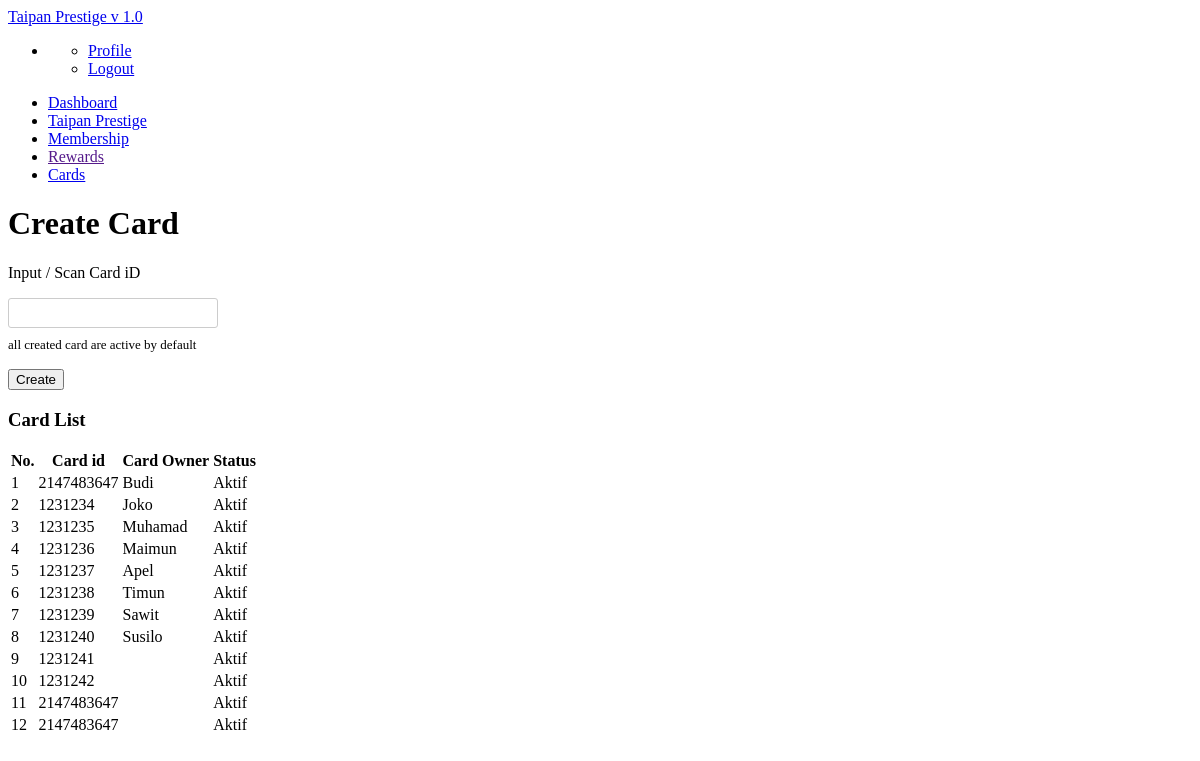
Before: /active.php with the older database file.
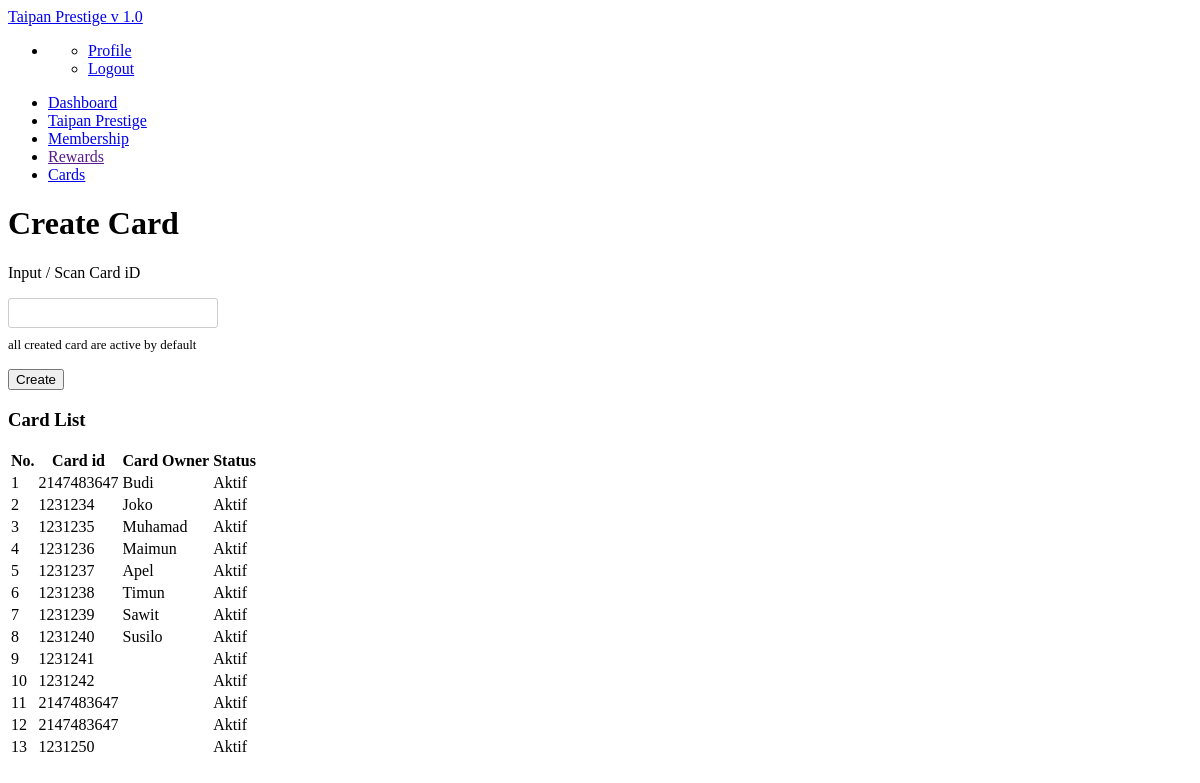
After: the same page with the newer database file.
### tables this page shows
CREATE TABLE IF NOT EXISTS `card` (
`id` int(11) NOT NULL,
  `card_id` int(11) NOT NULL,
  `card_owner` varchar(255) NOT NULL,
  `status` int(11) NOT NULL
);

### active.php (the view, shortened to what this page needs)
<?php
echo '
<head>
<style>
input{
  display: inline-block;
  width: 210px;
  height: 30px;
  padding: 4px;
  margin-bottom: 9px;
  font-size: 15px;
  line-height: 18px;
  color: #555555;
  border: 1px solid #cccccc;
  -webkit-border-radius: 3px;
  -moz-border-radius: 3px;
  border-radius: 3px;
}
</style>
</head>';
include "nav.php";
echo '
<div class="container">
<div class="row">
<div class="span5">
<div class="bg-warning col-md-3 col-md-offset-1 ">
        <h1>Create Card</h1>
        <p>Input / Scan Card iD</p>
        <div class="input-group col-md-4 ">
  <form action="" method="post">
  <input type="text" class="form-control" aria-label="Card id" id="name" name="name">
  <br><font size="2">all created card are active by default</font>
</div>
<button class="btn btn-primary btn-large" type="submit" name="submit">Create</button>
</form>
        </p>
      </div>
      </div>
      <div class="span7">
          <div class="widget">
            <div class="widget-header"> <i class="icon-bookmark"></i>
              <h3>Card List</h3>
            </div>
            <div class="widget-content">
<table id="myTable" class="table table-striped">
        <thead>
          <tr>
            <th>No.</th>
            <th>Card id</th>
            <th>Card Owner</th>
            <th>Status</th>
          </tr>
        </thead>
        <tbody>';
$countcard=mysql_query("SELECT * FROM card WHERE status='1'");
$countcardrow=mysql_num_rows($countcard);
for ($c=0;$c<$countcardrow;$c++){
    while($x<=$c){
      $x++;
    }
  $cardid = mysql_result($countcard,$c, 'card_id');
  $cardowner = mysql_result($countcard,$c, 'card_owner');
  $cardstat = mysql_result($countcard,$c, 'status');
	echo "
	          <tr>
 <Td>$x</td>
  <Td>$cardid</td>
   <Td>$cardowner</td>
    <Td>";
    if ($cardstat ==1){
    	echo 'Aktif';
    }
    echo "
    </td>
          </tr>  ";
}
echo '
        </tbody>
      </table>
      </div>
          </div>
        </div>
              </div></div>';
?>

Changed rows visible on the page:
added card: x "13", card "1231250", status "Aktif"
